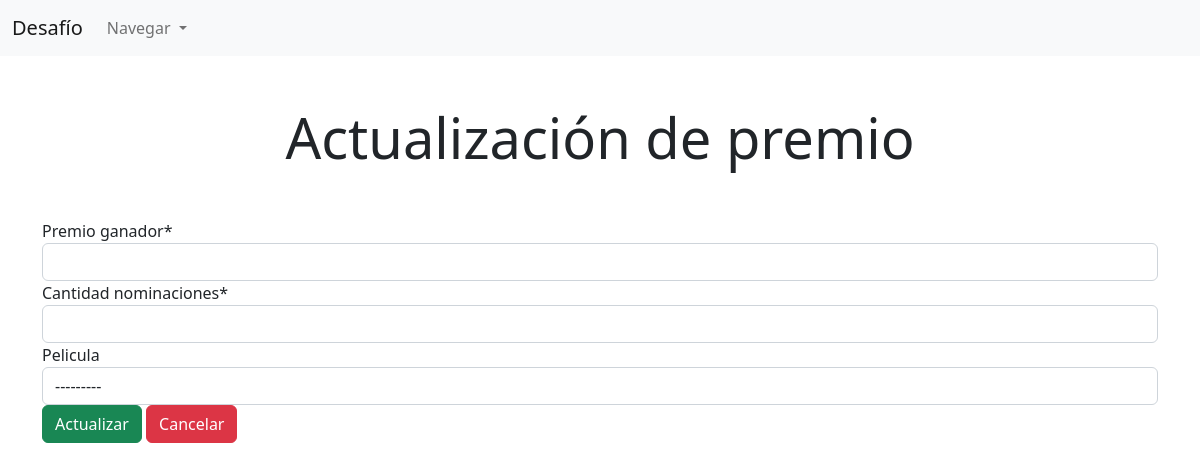
Before: /editarPremio/7 with the older database file.
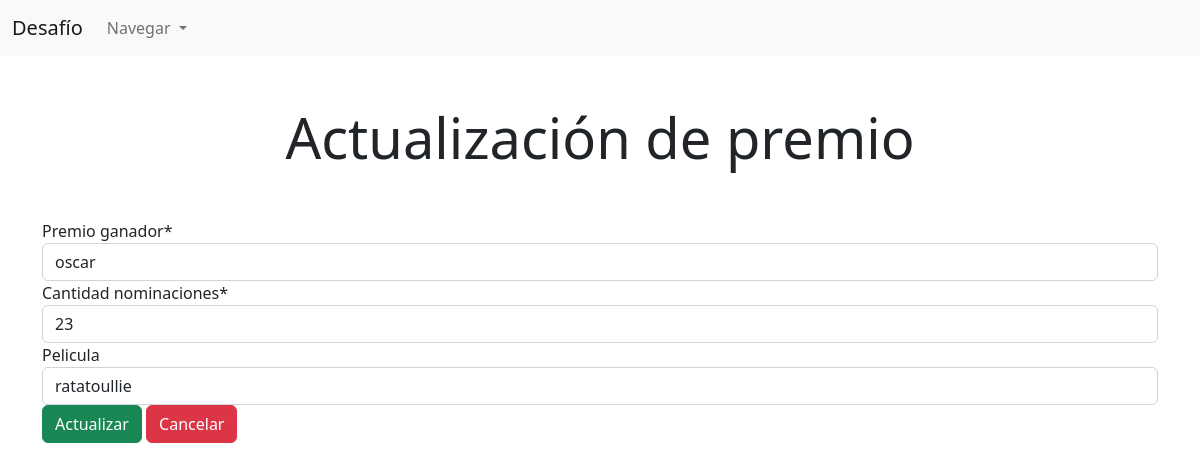
After: the same page with the newer database file.
### peliculas/models.py (models this page shows, shortened)
class tablaPremio(models.Model):
    premio_ganador = models.CharField(max_length=200)
    cantidad_nominaciones = models.IntegerField()
    pelicula = models.ForeignKey(tablaPelicula, models.CASCADE, blank=True, null=True)

### peliculas/views.py (the view)
# urls.py: path('editarPremio/<int:id_premio>', premioView.editarPremio, name='editarPremio'),
    def editarPremio(request, id_premio):
        premio = tablaPremio.objects.filter(id= id_premio).first()
        formpremio = formularioPremio(instance= premio)
        return render(request, 'editarPremio.html', {'formPremio':formpremio, 'premio':premio})

### peliculas/forms.py
class formularioPremio(forms.ModelForm):
    class Meta:
        model = tablaPremio
        fields = '__all__'

### peliculas/models.py (called while the page is built)
    def __str__(self):
        return "{}".format(self.nombre_pelicula)

### peliculas/templates/editarPremio.html (shortened to what this page needs)
{% extends 'base.html' %}
{% load crispy_forms_tags %}
{% block content%}
<br>
<h1 class="text-center display-4 my-4">Actualización de premio</h1>
<br>
<div class="container">
    <form action="{% url 'actualizarPremio' premio.id %}" method="POST">
        {{ formPremio | crispy }}
        <button type="submit" class="btn btn-success">Actualizar</button>
        <a class="btn btn-danger" href="{% url 'listaPremios' %}">Cancelar</a>
    </form>
</div>
{% endblock %}

Changed rows visible on the page:
added tablaPremio: premio_ganador "oscar", cantidad_nominaciones "23", pelicula "ratatoullie"
Other visible differences:
form field pelicula: "---------" → (not shown)
